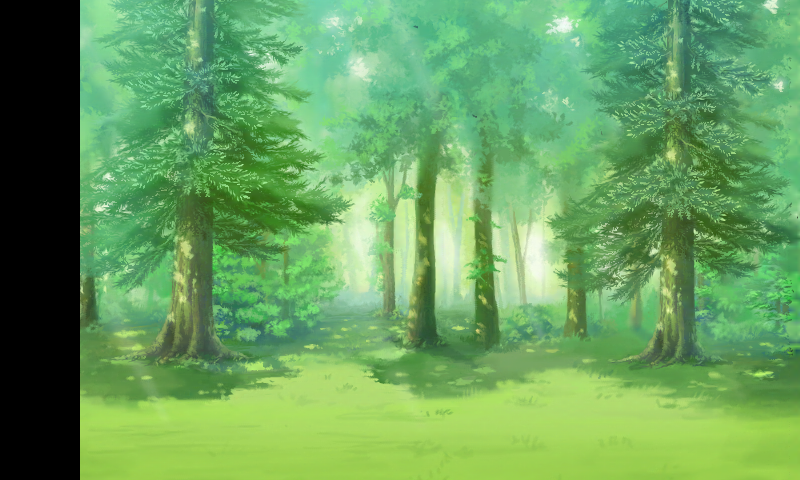

Rendered tile map (Tiled .tmx) drawn with the repository's tilesets; below, a short description and the map source with its tile grids summarised:
An orthogonal 50x30 tile map with 16x16 px tiles, 1 tile layer (tile 1).

<map version="1.5" tiledversion="2021.02.15" orientation="orthogonal" renderorder="right-down" width="50" height="30" tilewidth="16" tileheight="16" infinite="0" nextlayerid="2" nextobjectid="1">
 <tileset firstgid="1" name="bg_1" tilewidth="16" tileheight="16" tilecount="4096" columns="64">
  <image source="bg_1.png" width="1024" height="1024" />
 </tileset>
 <layer id="1" name="tile 1" width="50" height="30">
  <data>[1500 cells, 1350 non-empty, 1350 distinct tile ids]</data>
 </layer>
</map>